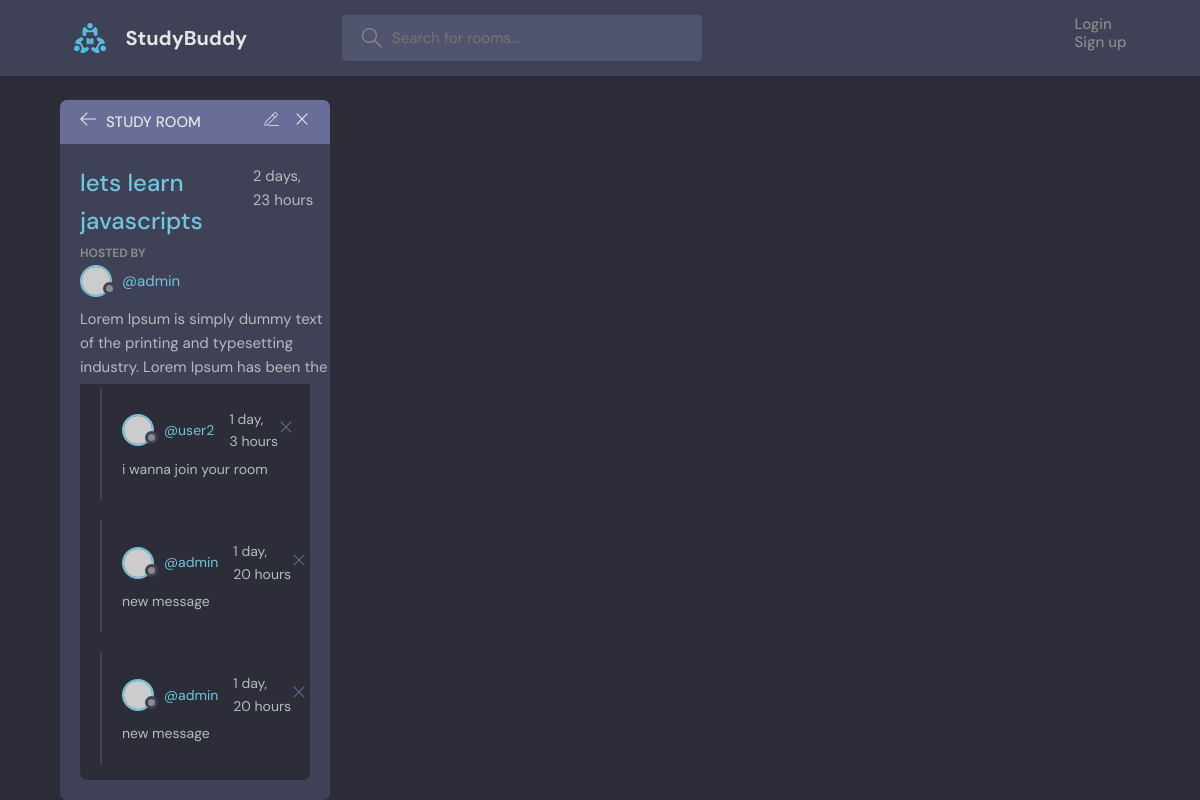
The app's page /room/1/, older data.
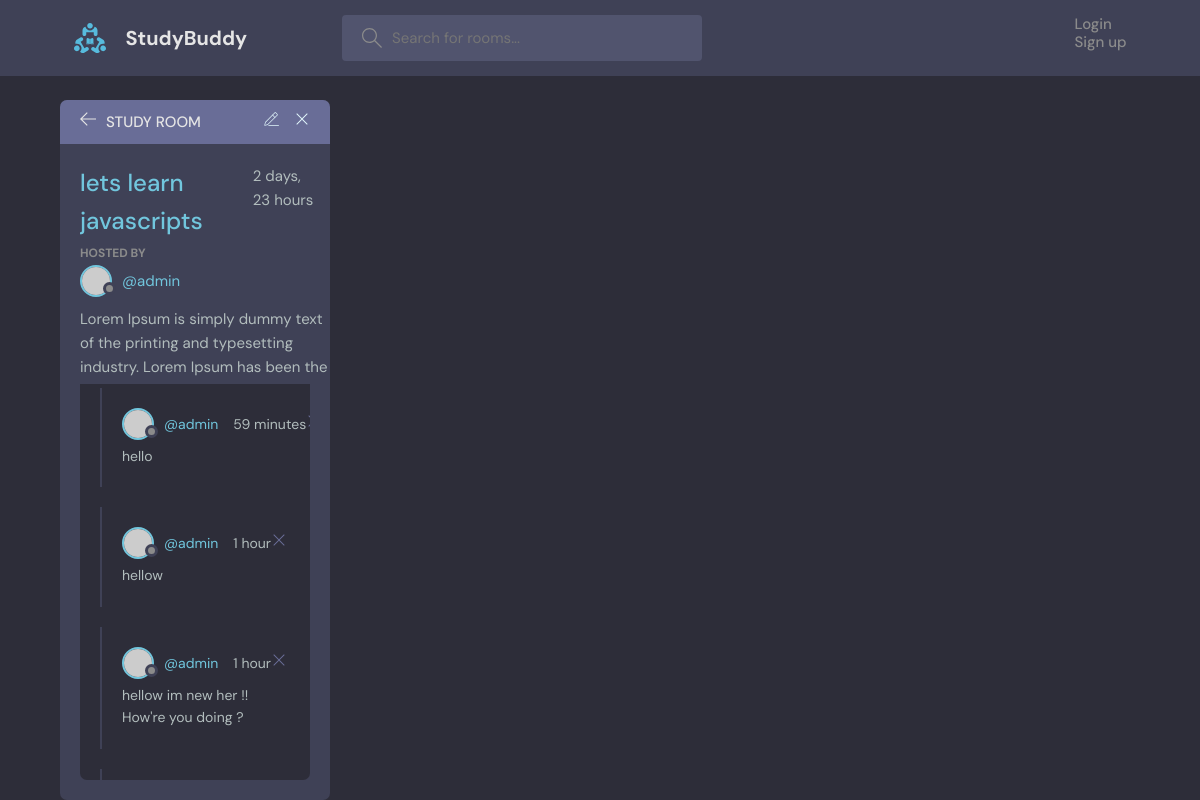
The same page, newer data.
### base/models.py (models this page shows, shortened)
class Message(models.Model):
    user = models.ForeignKey(User,on_delete=models.CASCADE)
    room = models.ForeignKey(Room,on_delete=models.CASCADE)
    body = models.TextField()
    updated = models.DateTimeField(auto_now=True)
    created = models.DateTimeField(auto_now_add=True)
    class Meta:
        ordering = ['-updated','-created']

### base/views.py (the view, shortened to what this page needs)
# urls.py: path('room/<str:pk>/',room, name='room'),
def room(request,pk):
    room = Room.objects.get(id=pk)
    messages = room.message_set.all().order_by('-created')
    participants = room.participants.all()
    context = {
        'room':room,
        'messages':messages,
        'participants':participants,
    }
    return render(request,'room.html',context)

### base/models.py (called while the page is built)
    def __str__(self):
        return self.name

### base/templates/base/room.html (shortened to what this page needs)
{% extends 'main.html' %}
{% block content %}
    <main class="profile-page layout layout--2">
      <div class="container">
        <div class="room">
          <div class="room__top">
            <div class="room__topLeft">
              <a href="index.html">
                <svg version="1.1" xmlns="http://www.w3.org/2000/svg" width="32" height="32" viewBox="0 0 32 32">
                  <title>arrow-left</title>
                  <path
                    d="M13.723 2.286l-13.723 13.714 13.719 13.714 1.616-1.611-10.96-10.96h27.625v-2.286h-27.625l10.965-10.965-1.616-1.607z"
                  ></path>
                </svg>
              </a>
              <h3>Study Room</h3>
            </div>
            <div class="room__topRight">
              <a href="#">
              </a>
              <a href="#">
                <svg version="1.1" xmlns="http://www.w3.org/2000/svg" width="32" height="32" viewBox="0 0 32 32">
                  <title>remove</title>
                  <path
                    d="M27.314 6.019l-1.333-1.333-9.98 9.981-9.981-9.981-1.333 1.333 9.981 9.981-9.981 9.98 1.333 1.333 9.981-9.98 9.98 9.98 1.333-1.333-9.98-9.98 9.98-9.981z"
                  ></path>
                </svg>
              </a>
            </div>
          </div>
          <div class="room__box scroll">
            <div class="room__header scroll">
              <div class="room__info">
                <h3>{{room.name}}</h3>
                <span>{{ room.created|timesince }}</span>
              </div>
              <div class="room__hosted">
                <p>Hosted By</p>
                <a href="#" class="room__author">
                  <div class="avatar avatar--small">
                    <img src="https://randomuser.me/api/portraits/men/37.jpg" />
                  </div>
                  <span>@{{room.host.username}}</span>
                </a>
              </div>
              <div class="room__details">
                {{ room.description }}
              </div>
            </div>
            <div class="room__conversation">
              <div class="threads scroll">
                {% for message in messages %}
                <div class="thread">
                  <div class="thread__top">
                    <div class="thread__author">
                      <a href="{% url 'base:user-profile' message.user.id %}" class="thread__authorInfo">
                        <div class="avatar avatar--small">
                          <img src="https://randomuser.me/api/portraits/men/37.jpg" />
                        </div>
                        <span>@{{message.user.username}}</span>
                      </a>
                      <span class="thread__date">{{message.created|timesince}}</span>
                    </div>
                    <div class="thread__delete">
                      <svg version="1.1" xmlns="http://www.w3.org/2000/svg" width="32" height="32" viewBox="0 0 32 32">
                        <title>remove</title>
                        <path
                          d="M27.314 6.019l-1.333-1.333-9.98 9.981-9.981-9.981-1.333 1.333 9.981 9.981-9.981 9.98 1.333 1.333 9.981-9.98 9.98 9.98 1.333-1.333-9.98-9.98 9.98-9.981z"
                        ></path>
                      </svg>
                    </div>
                  </div>
                  <div class="thread__details">
                    {{message.body}}
                  </div>
                </div>
                {% endfor %}
              </div>
            </div>
          </div>
      </div>
    </main>
{% endblock %}

Row changes from the older to the newer data that the page shows:
no longer on this page (row unchanged): Message: user.username "user2", created "1 day, 3 hours", body "i wanna join your room"
no longer on this page (row unchanged): Message: user.username "admin", created "1 day, 20 hours", body "new message"
no longer on this page (row unchanged): Message: user.username "admin", created "1 day, 20 hours", body "new message"
added Message: user.username "admin", created "59 minutes", body "hello"
added Message: user.username "admin", created "1 hour", body "hellow"
added Message: user.username "admin", created "1 hour", body "hellow im new her !! How're you doing ?"
